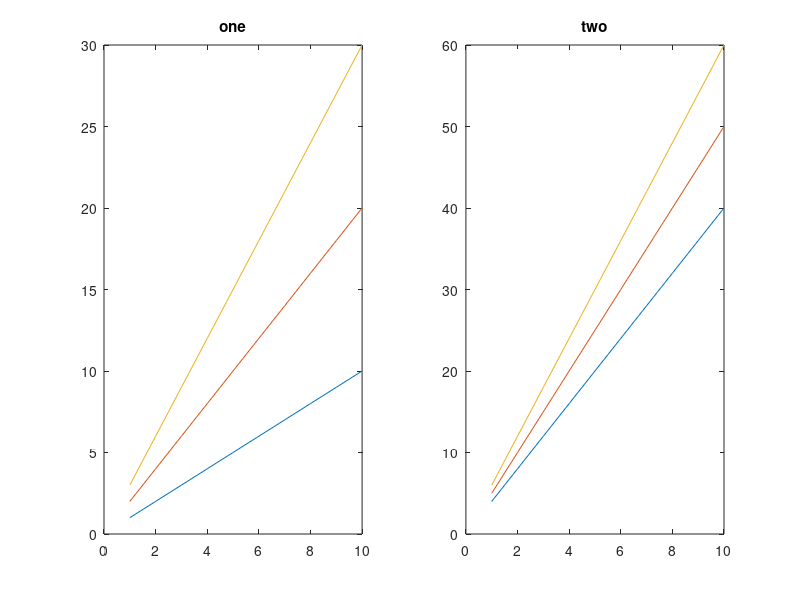

Write MATLAB code to recreate this figure.
x = 1:10;
y1 = x;
y2 = 2*x;
y3 = 3*x;
y4 = 4*x;
y5 = 5*x;
y6 = 6*x;
subplot(1,2,1), plot(x,y1,x,y2,x,y3)
title('one')
subplot(1,2,2), plot(x,y4,x,y5,x,y6)
title('two')
